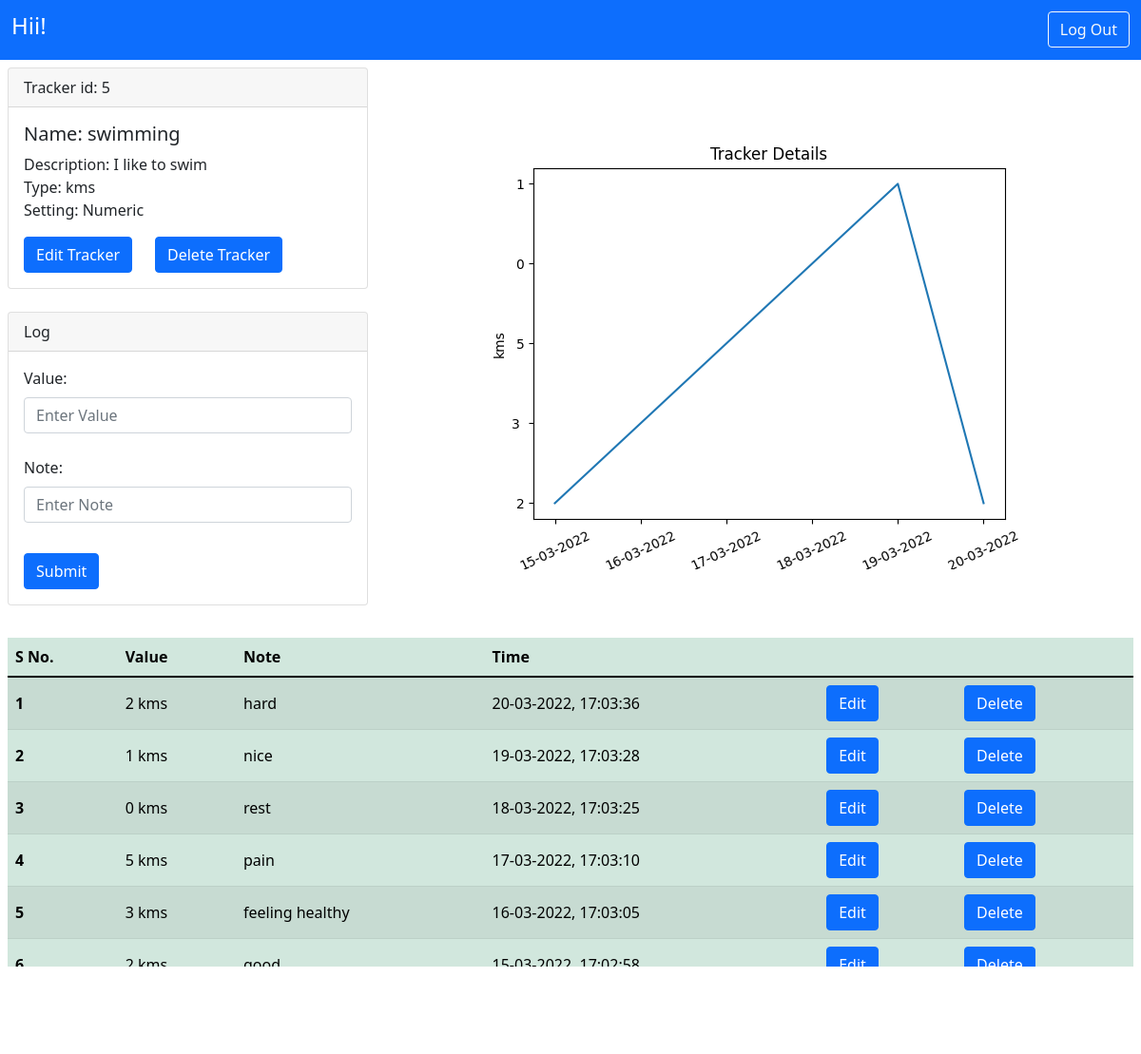
The app's page /tracker/5 with its own data.
### application/models.py (models this page shows)
class Tracker(db.Model):
	__tablename__ = 'tracker'
	tracker_id = db.Column(db.Integer, autoincrement=True, primary_key=True, unique=True , nullable=False)
	tracker_name = db.Column(db.String, nullable=False)
	tracker_description = db.Column(db.String)
	tracker_type = db.Column(db.String, nullable=False)
	tracker_settings = db.Column(db.String)
	user_id = db.Column(db.String, db.ForeignKey('user.user_id'), nullable = False)
	trackerlogs = db.relationship('TrackerLog' , backref = 'Tracker')

class TrackerLog(db.Model):
	__tablename__ = 'trackerlog'
	log_id = db.Column(db.Integer , primary_key = True, autoincrement=True)
	log_value = db.Column(db.String, nullable = False)
	log_note = db.Column(db.String)
	time_stamp = db.Column(db.String, nullable = False)
	tracker_id = db.Column(db.Integer,db.ForeignKey('tracker.tracker_id'), nullable = False)

### application/controllers.py (the view)
@app.route("/tracker/<trackerid>", methods = ["GET"])
def trackerinfo(trackerid):
	tracker = db.session.query(Tracker).filter(Tracker.tracker_id == trackerid).first()
	alltrackerlog = db.session.query(TrackerLog).filter(TrackerLog.tracker_id == trackerid).all()
	if alltrackerlog == []:
		m = "No Logs found"
		return(render_template('trackerinfo.html', T_ = tracker, all_log = alltrackerlog, message = m))
	else:
		plot_grapher(tracker.tracker_type, alltrackerlog)
		return render_template('trackerinfo.html', T_ = tracker, all_log = alltrackerlog)

### application/controllers.py (called while the page is built)
def plot_grapher(_type , all_log):
	import matplotlib.pyplot as plt
	x, y = [], []
	for i in all_log:
		x.append(i.time_stamp[0:10])
		y.append(i.log_value)
	plt.plot(x, y)
	plt.xlabel('time')
	plt.ylabel(_type)
	plt.xticks(rotation=25)
	plt.title("Tracker Details")
	plt.savefig('static/my_plot.png')
	plt.close()

### templates/trackerinfo.html (shortened to what this page needs)
<!DOCTYPE html>
<html>
<head>
	<link href="https://cdn.jsdelivr.net/npm/bootstrap@5.1.3/dist/css/bootstrap.min.css" rel="stylesheet"
>
</head>
<body>
	<nav class="navbar navbar-dark bg-primary">
		<div class="container-fluid">
			<a class="navbar-brand" href="/dashboard">
				<h4>Hii! {{session.username}}</h4>
			</a>
			<a class="btn btn-outline-light" href="\logout" role="button">Log Out</a>
		</div>
	</nav>
	<div class="row p-2">
		<div class="col col-lg-4">
			<div class="card text-justify">
				<div class="card-header">Tracker id: {{T_["tracker_id"]}}</div>
				<div class="card-body">
					<h5 class="card-title">Name: {{T_["tracker_name"]}}</h5>
					<p class="card-text">Description: {{T_["tracker_description"]}}<br>Type: {{T_["tracker_type"]}}<br>Setting:
						{{T_["tracker_settings"]}}</p>
					<div class='row'>
						<div class=" align-middle col col-md-auto">
							<a href="/tracker/{{T_['tracker_id']}}/edit" class="btn btn-primary">Edit Tracker</a>
						</div>
						<div class=" align-middle col col-md-auto">
							<a href="/tracker/{{T_['tracker_id']}}/delete" class="btn btn-primary">Delete Tracker</a>
						</div>
					</div>
				</div>
			</div>
			<br>
			<div class="card text-justify">
				<div class="card-header">Log</div>
				<div class="card-body">
					<form action="/{{T_.tracker_id}}/log/add" method="POST">
						<label for="logvalue" class="form-label">Value:</label>
						<input type="text" class="form-control" id="logvalue" name="logvalue" placeholder="Enter Value"><br>
						<label for="lognote" class="form-label">Note:</label>
						<input type="text" class="form-control" id="lognote" name="lognote" placeholder="Enter Note"><br>
						<button type="submit" class="btn btn-primary">Submit</button>
					</form>
				</div>
			</div>
		</div>
		<div class=" text-center col col-md-100 p-5">
			<img src="/static/my_plot.png" class="img-fluid" alt="Responsive image">
		</div>
	</div>
	<div class='p-2'>
		<table class="table table-success table-striped">
			{%if all_log != None %}
			<thead>
				<tr class='align-middle'>
					<th scope="col">S No.</th>
					<th scope="col">Value</th>
					<th scope="col">Note</th>
					<th scope="col">Time</th>
					<th scope="col"></th>
					<th scope="col"></th>
				</tr>
			</thead>
			<tbody>
				{% for i in all_log[::-1] %}
				<tr class='align-middle'>
					<th scope="row">{{ loop.index }}</th>
					<td>{{i.log_value}} {{T_.tracker_type}}</td>
					<td>{{i.log_note}}</td>
					<td>{{i.time_stamp}}</td>
					<td><a href="/log/{{i.log_id}}/edit" class="btn btn-primary">Edit</a></td>
					<td><a href="/log/{{i.log_id}}/delete" class="btn btn-primary">Delete</a></td>
				</tr>
				{% endfor %}
			</tbody>
			{%endif%}
		</table>
	</div>
	<footer class="footer mt-auto py-2 bg-primary p-2">
		<div class="container text-center">
			<span class="text-white align-middle ">Quantified Self App - 2022</span>
		</div>
	</footer>
</body>
</html>

### records on screen
Tracker: tracker_id "5", tracker_name "swimming", tracker_description "I like to swim", tracker_type "kms", tracker_settings "Numeric"
TrackerLog: log_value "2", log_note "hard", time_stamp "20-03-2022, 17:03:36"
TrackerLog: log_value "1", log_note "nice", time_stamp "19-03-2022, 17:03:28"
TrackerLog: log_value "0", log_note "rest", time_stamp "18-03-2022, 17:03:25"
TrackerLog: log_value "5", log_note "pain", time_stamp "17-03-2022, 17:03:10"
TrackerLog: log_value "3", log_note "feeling healthy", time_stamp "16-03-2022, 17:03:05"
TrackerLog: log_value "2", log_note "good", time_stamp "15-03-2022, 17:02:58"
